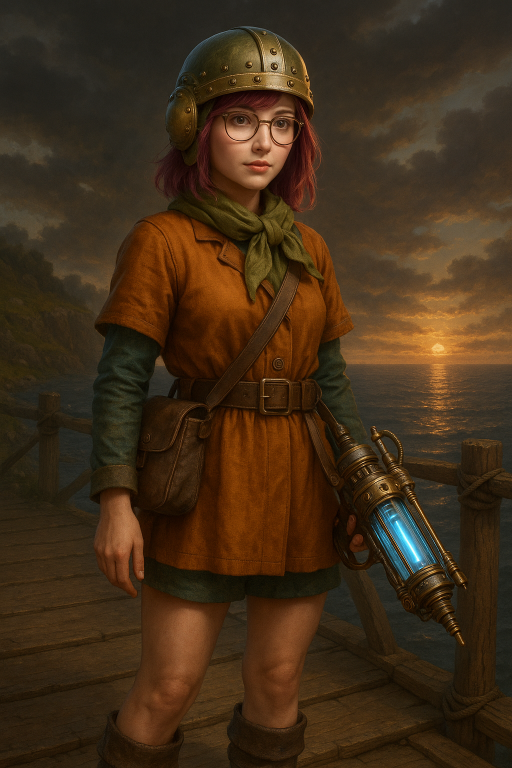
#> input picture w04_multiresolution_n_blending/Day02_gaussian_n_laplacian_pyramid_construction_n_reconstruction/lucca.png, 1024 x 1536 px (shown at 1/2 size)
$ python image_pyramid.py
#> lines starting #> are read from the running program, lines starting #| are printed output that depends on the picture
# image_pyramids.py

import cv2
import numpy as np
import matplotlib.pyplot as plt
import os
from skimage.metrics import peak_signal_noise_ratio as psnr
from skimage.metrics import mean_squared_error as mse

# --- Configuration ---
IMAGE_PATH = os.path.join(os.path.dirname(__file__), 'lucca.png')
PYRAMID_DEPTH = 4 # Number of levels (G0, G1, G2, G3 means depth 3 if G0 is level 0)
                  # If depth=4, we'll have G0, G1, G2, G3. L0, L1, L2, L3 (where L3=G3)
OUTPUT_DIR = os.path.join(os.path.dirname(__file__), 'output_week4_tuesday_pyramids')
os.makedirs(OUTPUT_DIR, exist_ok=True)

# --- Helper Function for Displaying Pyramid Levels ---
def display_pyramid_levels(pyramid_levels_dict: dict, main_title="Pyramid Levels", cols=None):
    """Displays a list of pyramid levels (images)."""
    num_images = len(pyramid_levels_dict)
    if num_images == 0: return

    if cols is None:
        cols = num_images # Display horizontally by default if not specified
    rows = int(np.ceil(num_images / cols))

    # Adjust figure size based on number of images and columns
    fig_width = cols * 3.5
    fig_height = rows * 3.5 + (0.5 if main_title else 0)


    plt.figure(figsize=(fig_width, fig_height))
    if main_title:
        plt.suptitle(main_title, fontsize=14)

    for i, (title, img_level) in enumerate(pyramid_levels_dict.items()):
        plt.subplot(rows, cols, i + 1)
        if img_level is None:
            plt.title(title + "\n(N/A)")
            plt.axis('off')
            continue

        if img_level.ndim == 3 and img_level.shape[2] == 3 : # Color
            plt.imshow(cv2.cvtColor(img_level, cv2.COLOR_BGR2RGB))
        elif img_level.ndim == 2 or (img_level.ndim == 3 and img_level.shape[2] == 1): # Grayscale
            plt.imshow(img_level.squeeze(), cmap='gray') # Squeeze in case of (H,W,1)
        else:
            plt.imshow(img_level.astype(np.uint8)) # Attempt to display other types

        plt.title(f"{title}\n{img_level.shape[1]}x{img_level.shape[0]}")
        plt.axis('off')
    plt.tight_layout(rect=[0, 0, 1, 0.95 if main_title else 1.0])
    plt.show()

# --- Block 1: Pyramid Construction ---

def build_gaussian_pyramid(image, levels):
    """
    Builds a Gaussian pyramid of a specified number of levels.
    Args:
        image (np.ndarray): The input image (BGR or Grayscale).
        levels (int): The number of pyramid levels to generate (G0, G1, ..., G_levels-1).
                      So, levels=4 means G0, G1, G2, G3.
    Returns:
        list: A list of images representing the Gaussian pyramid, starting with G0 (original).
    """
    if image is None: return []
    pyramid = [image.copy()] # G0 is the original image
    current_level_img = image.copy()
    for _ in range(levels - 1): # Need levels-1 reduce operations
        # cv2.pyrDown already applies Gaussian blurring before downsampling
        downsampled = cv2.pyrDown(current_level_img)
        pyramid.append(downsampled)
        current_level_img = downsampled
    return pyramid

def build_laplacian_pyramid(gaussian_pyramid):
    """
    Builds a Laplacian pyramid from a given Gaussian pyramid.
    Args:
        gaussian_pyramid (list): A list of images from G0 to Gn.
    Returns:
        list: A list of images representing the Laplacian pyramid (L0, L1, ..., Ln-1, Ln=Gn).
    """
    if not gaussian_pyramid: return []

    laplacian_pyramid = []
    num_levels = len(gaussian_pyramid)

    for i in range(num_levels - 1):
        # EXPAND(G_{i+1}) : Upsample G_{i+1} then blur
        # cv2.pyrUp upsamples and blurs. Ensure its output size matches G_i.
        # Sometimes pyrUp output can be 1 pixel off from G_i due to odd/even dimensions.
        # We need to resize expanded_G_i_plus_1 to match G_i's shape exactly for subtraction.

        G_i = gaussian_pyramid[i]
        G_i_plus_1 = gaussian_pyramid[i+1]

        expanded_G_i_plus_1 = cv2.pyrUp(G_i_plus_1)

        # Ensure shapes match for subtraction by resizing/cropping expanded if needed
        # This handles cases where pyrUp might result in slightly different dimensions
        # than the original G_i due to the halving/doubling process.
        h_gi, w_gi = G_i.shape[:2]
        expanded_G_i_plus_1_resized = cv2.resize(expanded_G_i_plus_1, (w_gi, h_gi))

        # L_i = G_i - EXPAND(G_{i+1})
        # Difference images can have negative values, so use float for calculation
        # and then be prepared to handle for display (e.g., normalize or add offset).
        L_i = cv2.subtract(G_i.astype(np.float32), expanded_G_i_plus_1_resized.astype(np.float32))
        laplacian_pyramid.append(L_i)

    # The last level of the Laplacian pyramid is the smallest Gaussian level
    laplacian_pyramid.append(gaussian_pyramid[-1].copy()) # Ln = Gn
    return laplacian_pyramid

# --- Block 2: Pyramid Reconstruction & Error Analysis ---

def reconstruct_from_laplacian_pyramid(laplacian_pyramid):
    """
    Reconstructs the original image from its Laplacian pyramid.
    Args:
        laplacian_pyramid (list): Laplacian pyramid (L0, ..., Ln).
    Returns:
        np.ndarray: The reconstructed image.
    """
    if not laplacian_pyramid: return None

    # Start with the smallest level (Ln = Gn)
    current_reconstructed = laplacian_pyramid[-1].copy().astype(np.float32)

    # Iterate from Ln-1 down to L0
    for i in range(len(laplacian_pyramid) - 2, -1, -1):
        # EXPAND(current_reconstructed which is G_{i+1})
        expanded_current = cv2.pyrUp(current_reconstructed)

        L_i = laplacian_pyramid[i].astype(np.float32) # The current Laplacian level

        # Ensure shapes match for addition
        h_li, w_li = L_i.shape[:2]
        expanded_current_resized = cv2.resize(expanded_current, (w_li, h_li))

        # G_i = L_i + EXPAND(G_{i+1})
        current_reconstructed = cv2.add(L_i, expanded_current_resized)

    # Clip and convert to uint8
    reconstructed_image = np.clip(current_reconstructed, 0, 255).astype(np.uint8)
    return reconstructed_image


# --- Main Execution ---
if __name__ == "__main__":
    # Load image
    img_original_bgr = cv2.imread(IMAGE_PATH)
#> img_original_bgr is the input picture: shape (1536, 1024, 3); mean B, G, R 24.5, 45.5, 65.7
    if img_original_bgr is None:
        img_original_bgr = cv2.imread(cv2.samples.findFile('lena.png')) # Fallback
        if img_original_bgr is None:
            raise FileNotFoundError(f"Could not load test image: {IMAGE_PATH} or fallback.")

    # For simplicity in observing Laplacian values, let's use grayscale for pyramids
    img_original_gray = cv2.cvtColor(img_original_bgr, cv2.COLOR_BGR2GRAY)
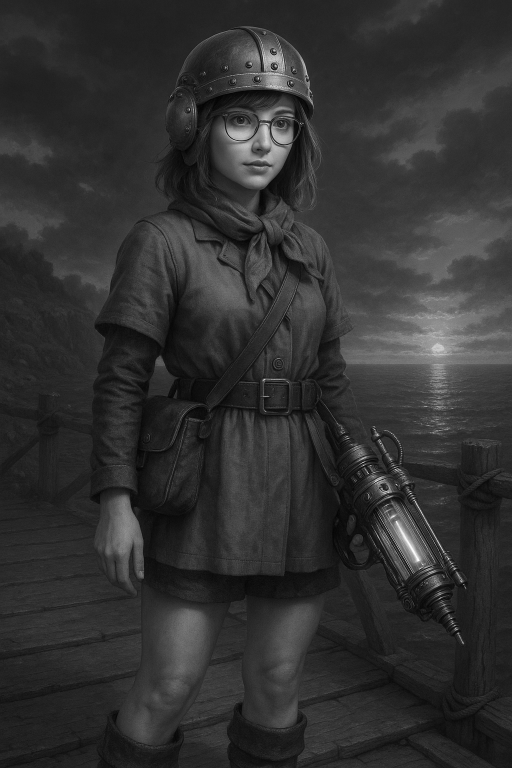
#> img_original_gray: shape (1536, 1024) (shown at 1/2 size); min 0, max 255, mean 49.2
    print(f"Original image loaded: {img_original_gray.shape}")
#| Original image loaded: (1536, 1024)
    cv2.imwrite(os.path.join(OUTPUT_DIR, "0_original_gray.png"), img_original_gray)

    print(f"\n--- Block 1: Building Pyramids (Depth={PYRAMID_DEPTH}) ---")
    # Build Gaussian Pyramid
    gaussian_pyr = build_gaussian_pyramid(img_original_gray, levels=PYRAMID_DEPTH)
#> the loop in build_gaussian_pyramid, `for _ in range(levels - 1):` made 3 passes
#> pass 1, in build_gaussian_pyramid, `downsampled = cv2.pyrDown(current_level_img)`:
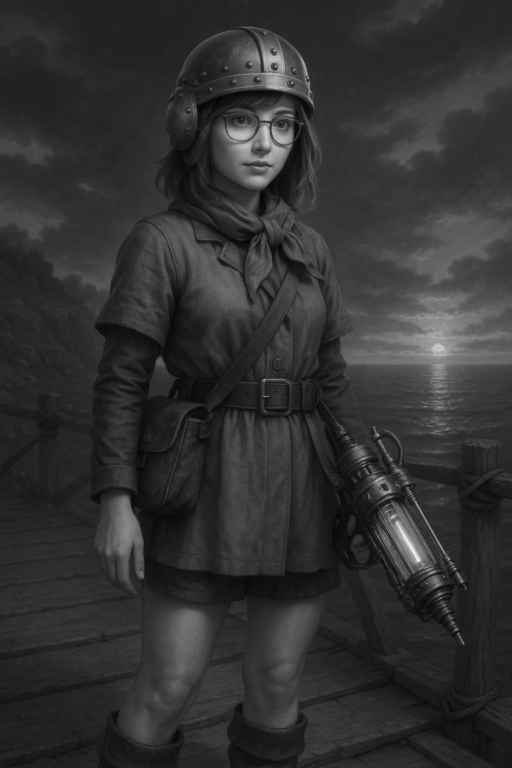
#> downsampled: shape (768, 512); min 4, max 247, mean 49.2
#> after the loop in build_gaussian_pyramid, `for _ in range(levels - 1):`: pyramid = 4 items
#> gaussian_pyr = 4 items
    print(f"Gaussian Pyramid built with {len(gaussian_pyr)} levels.")
#| Gaussian Pyramid built with 4 levels.
    gp_display_dict = {f"G{i}": level for i, level in enumerate(gaussian_pyr)}
#> gp_display_dict = 4 items
    display_pyramid_levels(gp_display_dict, "Gaussian Pyramid Levels", cols=PYRAMID_DEPTH)
#> in display_pyramid_levels, `num_images = len(pyramid_levels_dict)`: num_images = 4
#> in display_pyramid_levels, `rows = int(np.ceil(num_images / cols))`: rows = 1
#> in display_pyramid_levels, `fig_height = rows * 3.5 + (0.5 if main_title else 0)`: fig_height = 4
#> the loop in display_pyramid_levels, `for i, (title, img_level) in enumerate(pyramid_levels_dict.items()):` made 4 passes
#> title on passes 1 to 4: 'G0', 'G1', 'G2', 'G3'
#> in display_pyramid_levels, `plt.show()`:
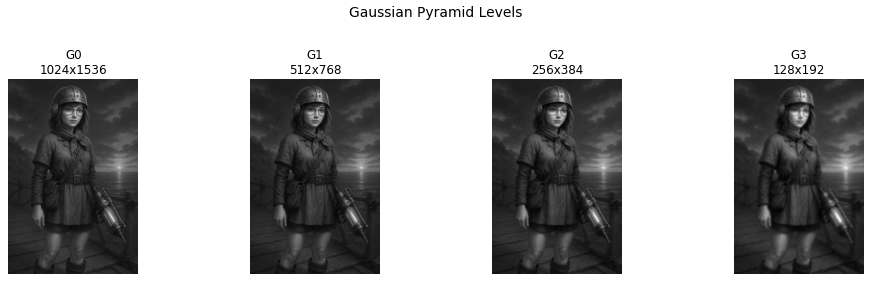
#> figure drawn by matplotlib, 4 panels
    for i, level_img in enumerate(gaussian_pyr):
        cv2.imwrite(os.path.join(OUTPUT_DIR, f"1_gaussian_level_{i}.png"), level_img)
#> this loop made 4 passes

    # Build Laplacian Pyramid
    laplacian_pyr = build_laplacian_pyramid(gaussian_pyr)
#> the loop in build_laplacian_pyramid, `for i in range(num_levels - 1): # EXPAND(G_{i+1}) : Upsample G_{i+1} t..` made 3 passes
#> pass 1, in build_laplacian_pyramid, `L_i = cv2.subtract(G_i.astype(np.float32), expanded_G_i_plus_1_resized..`:
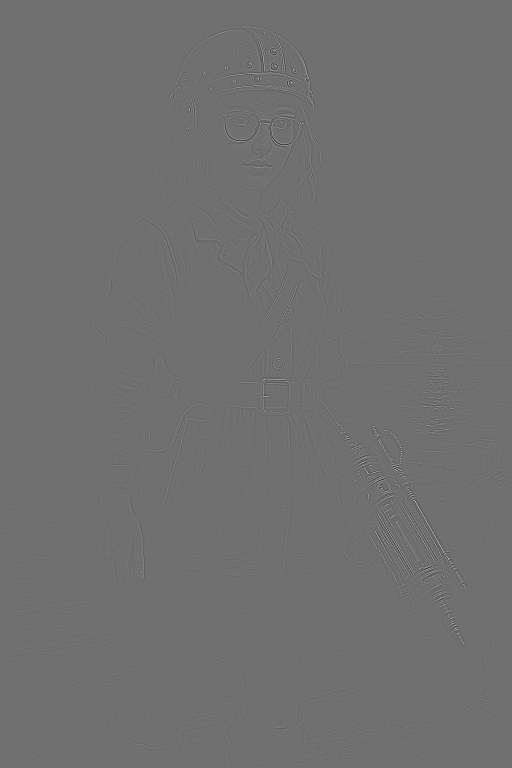
#> L_i: shape (1536, 1024) float32 (shown at 1/2 size); min -121, max 154, mean -0.1; drawn with min black and max white
#> pass 2, in build_laplacian_pyramid, `L_i = cv2.subtract(G_i.astype(np.float32), expanded_G_i_plus_1_resized..`:
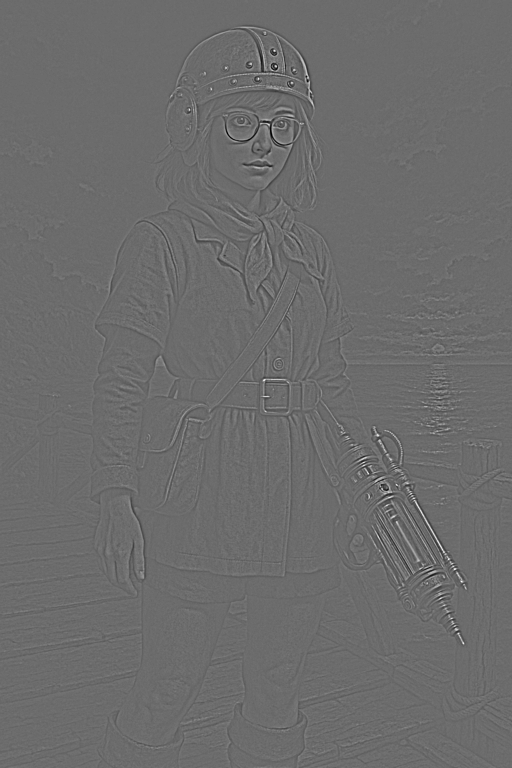
#> L_i: shape (768, 512) float32; min -56, max 76, mean -0.1; drawn with min black and max white
#> after the loop in build_laplacian_pyramid, `for i in range(num_levels - 1):`: laplacian_pyramid = 3 items
#> laplacian_pyr = 4 items
    print(f"Laplacian Pyramid built with {len(laplacian_pyr)} levels.")
#| Laplacian Pyramid built with 4 levels.

    # For displaying Laplacian levels, they often have negative values.
    # We can normalize them or add an offset for visualization.
    # Displaying L_i + 128 for visualization (shifting [-128, 127] to [0, 255] approx)
    lp_display_dict = {}
    for i, level_img_float in enumerate(laplacian_pyr):
        if i < len(laplacian_pyr) -1 : # L0 to Ln-1 are difference images
            # Normalize to 0-255 for display: (val - min) / (max - min) * 255
            min_val, max_val = np.min(level_img_float), np.max(level_img_float)
            if max_val == min_val: # Avoid division by zero if flat
                display_level = np.full_like(level_img_float, 128, dtype=np.uint8)
            else:
                display_level = ((level_img_float - min_val) / (max_val - min_val) * 255).astype(np.uint8)
            lp_display_dict[f"L{i} (Normalized)"] = display_level
            cv2.imwrite(os.path.join(OUTPUT_DIR, f"2_laplacian_level_{i}_normalized.png"), display_level)
        else: # Ln = Gn
            lp_display_dict[f"L{i} (Same as G{i})"] = level_img_float.astype(np.uint8) # Already uint8
            cv2.imwrite(os.path.join(OUTPUT_DIR, f"2_laplacian_level_{i}_Gn.png"), level_img_float.astype(np.uint8))
#> this loop made 4 passes
#> (min_val, max_val) on passes 1 to 3: (-121, 154), (-56, 76), (-52, 52)
#> pass 3, `display_level = ((level_img_float - min_val) / (max_val - min_val) * 2..`:
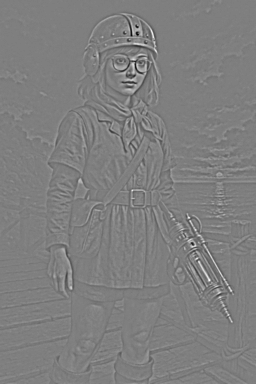
#> display_level: shape (384, 256); min 0, max 255, mean 126.9
#> after the loop, lp_display_dict = 4 items

    display_pyramid_levels(lp_display_dict, "Laplacian Pyramid Levels", cols=PYRAMID_DEPTH)
#> the loop in display_pyramid_levels (call 2), `for i, (title, img_level) in enumerate(pyramid_levels_dict.items()):` made 4 passes


    print("\n--- Block 2: Reconstructing from Laplacian Pyramid ---")
    img_reconstructed = reconstruct_from_laplacian_pyramid(laplacian_pyr)
#> the loop in reconstruct_from_laplacian_pyramid, `for i in range(len(laplacian_pyramid) - 2, -1, -1):` made 3 passes
#> (i, h_li, w_li) on passes 1, 3: (2, 384, 256), (0, 1536, 1024)
#> (h_li, w_li) on pass 2: (768, 512)
    if img_reconstructed is not None:
        print(f"Image reconstructed. Shape: {img_reconstructed.shape}")
#| Image reconstructed. Shape: (1536, 1024)
        cv2.imwrite(os.path.join(OUTPUT_DIR, "3_reconstructed_from_laplacian.png"), img_reconstructed)

        # Measure Reconstruction Error
        mse_val = mse(img_original_gray, img_reconstructed)
#> mse_val = 0.668
        psnr_val = psnr(img_original_gray, img_reconstructed, data_range=255)
#> psnr_val = 49.88

        print(f"\nReconstruction Error Analysis:")
        print(f"  Mean Squared Error (MSE): {mse_val:.4f}")
#|   Mean Squared Error (MSE): 0.6681
        print(f"  Peak Signal-to-Noise Ratio (PSNR): {psnr_val:.2f} dB")
#|   Peak Signal-to-Noise Ratio (PSNR): 49.88 dB

        # Display original vs reconstructed
        display_pyramid_levels({
            "Original Grayscale": img_original_gray,
            "Reconstructed Image": img_reconstructed
        }, "Original vs. Reconstructed", cols=2)

        print("\nObservations:")
        print("- Reconstruction is typically very good (high PSNR, low MSE) if no quantization or info loss occurs during pyramid ops.")
        print("- Minor differences can arise due to floating point precision in intermediate L_i levels and resizing during EXPAND.")
        print("- If L_i levels were heavily processed (e.g., quantized for compression), reconstruction quality would degrade.")
        print("- The `cv2.subtract` and `cv2.add` for Laplacian levels should ideally handle values outside [0,255] by using float types before clipping the final result.")
    else:
        print("Reconstruction failed.")

    print(f"\nProcessing complete. Outputs saved in '{OUTPUT_DIR}'")
#| Processing complete. Outputs saved in 'w04_multiresolution_n_blending/Day02_gaussian_n_laplacian_pyramid_construction_n_reconstruction/output_week4_tuesday_pyramids'
